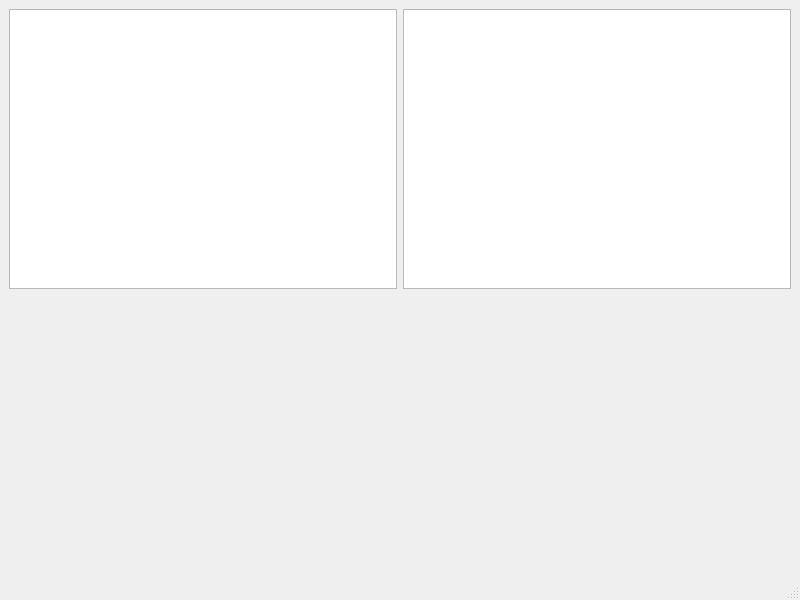
<?xml version="1.0" encoding="UTF-8"?>
<ui version="4.0">
 <class>MainWindow</class>
 <widget class="QMainWindow" name="MainWindow">
  <property name="geometry">
   <rect>
    <x>0</x>
    <y>0</y>
    <width>800</width>
    <height>600</height>
   </rect>
  </property>
  <property name="windowTitle">
   <string>MainWindow</string>
  </property>
  <widget class="QWidget" name="centralwidget">
   <layout class="QVBoxLayout" name="verticalLayout">
    <item>
     <layout class="QHBoxLayout" name="treeViewsLayout">
      <item>
       <widget class="QTreeView" name="deviceTreeView"/>
      </item>
      <item>
       <widget class="QTreeView" name="folderTreeView"/>
      </item>
     </layout>
    </item>
    <item>
     <spacer name="verticalSpacer">
      <property name="orientation">
       <enum>Qt::Vertical</enum>
      </property>
      <property name="sizeHint" stdset="0">
       <size>
        <width>20</width>
        <height>40</height>
       </size>
      </property>
     </spacer>
    </item>
   </layout>
  </widget>
  <widget class="QMenuBar" name="menubar">
   <property name="geometry">
    <rect>
     <x>0</x>
     <y>0</y>
     <width>800</width>
     <height>26</height>
    </rect>
   </property>
  </widget>
  <widget class="QStatusBar" name="statusbar"/>
 </widget>
 <resources/>
 <connections/>
</ui>
